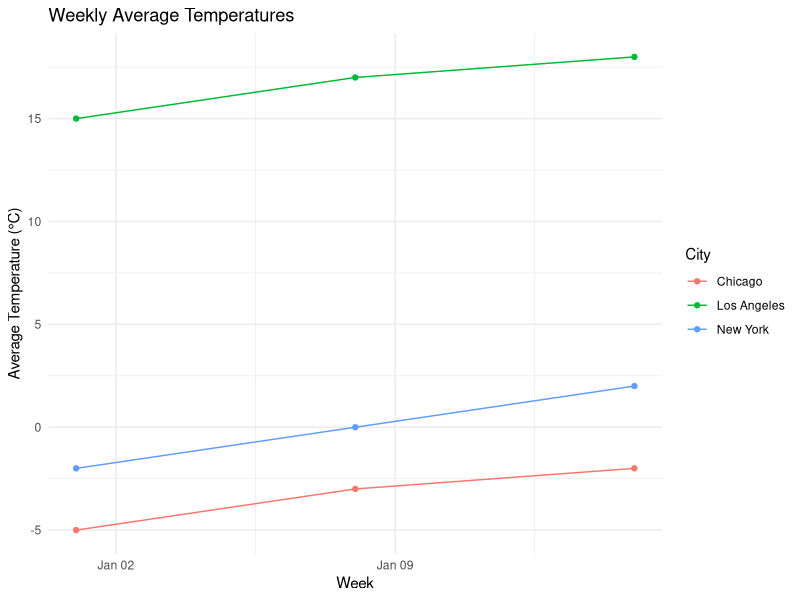

Write R code to recreate this figure.
library(ggplot2)
data <- data.frame(
  Week = as.Date(c("2023-01-01", "2023-01-01", "2023-01-01", 
                   "2023-01-08", "2023-01-08", "2023-01-08", 
                   "2023-01-15", "2023-01-15", "2023-01-15")),
  City = c("New York", "Los Angeles", "Chicago", 
           "New York", "Los Angeles", "Chicago", 
           "New York", "Los Angeles", "Chicago"),
  AvgTemp = c(-2, 15, -5, 0, 17, -3, 2, 18, -2)
)
ggplot(data, aes(x = Week, y = AvgTemp, color = City, group = City)) +
  geom_line() +
  geom_point() +
  labs(title = "Weekly Average Temperatures",
       x = "Week",
       y = "Average Temperature (°C)") +
  theme_minimal()
